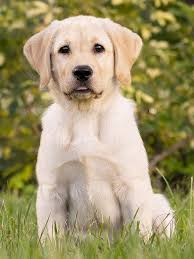
#> input picture udemy_Complete_DL_n_CV_course/imgs/dog.jpg, 194 x 259 px
$ jupyter execute Geometrical_Transformations.ipynb
#> lines starting #> are read from the running program, lines starting #| are printed output that depends on the picture
## Geometrical Transformations
### Scaling

[cell 1]
import cv2
#cv2.__version__
import matplotlib.pyplot as plt
import os
import numpy as np
cwd = os.getcwd()
img = cv2.imread(cwd + "/imgs/dog.jpg")
#> img is the input picture: shape (259, 194, 3); mean B, G, R 109, 150, 160.6
# specify a 0 as a second argument for importing it in grey scale
# default set to 1

[cell 2]
def loadDog():
    return cv2.imread(cwd + "/imgs/dog.jpg")

[cell 3]
#img = reloadDog()
scaledDog = cv2.resize(img, (50,50)) # resizes to these dimensions
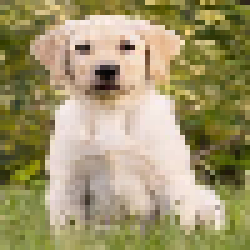
#> scaledDog: shape (50, 50, 3) (shown 5 times larger); mean B, G, R 108.9, 149.9, 160.4
# RESIZE used in DL for reducing the computational power
plt.imshow(scaledDog)

### Translation

[cell 4]
img = loadDog()
rows, cols, channel = img.shape
#> rows = 259; cols = 194; channel = 3
M = np.float32([[1,0,100],[0,1,50]])
translate_image = cv2.warpAffine(img, M, (cols, rows))
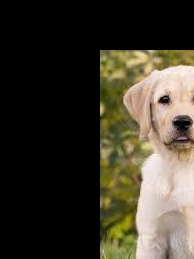
#> translate_image: shape (259, 194, 3); mean B, G, R 44.2, 57.8, 63.1
plt.imshow(translate_image)

### Rotate

[cell 5]
M = cv2.getRotationMatrix2D((cols/2, rows/2), 56, 1) #center of rotation
rotatedImage = cv2.warpAffine(img, M, (cols, rows))
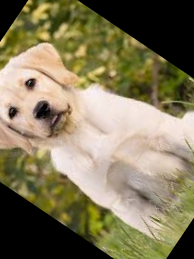
#> rotatedImage: shape (259, 194, 3); mean B, G, R 91, 120.8, 130.5
plt.imshow(rotatedImage)

### Flip

[cell 6]
flippedImage = cv2.flip(img, 1)
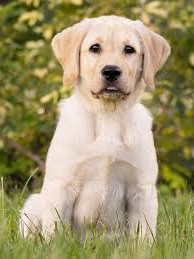
#> flippedImage: shape (259, 194, 3); mean B, G, R 109, 150, 160.6
plt.imshow(flippedImage)

## Affine vs. Perspective Transformations
### Affine transformations: parallel lines remmain parallel. As opposed to perspective transformations

[cell 7]
# AFFINE
rows, cols, channel = img.shape

# 3 POINTS
pts1 = np.float32([[50,50], [200,50], [50,200]]) # Starting points
pts2 = np.float32([[50,90], [150,100], [100,220]]) # Ending points

M = cv2.getAffineTransform(pts1, pts2)

affineTFImage = cv2.warpAffine(img, M, (cols, rows))
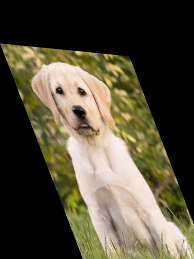
#> affineTFImage: shape (259, 194, 3); mean B, G, R 57.3, 77.1, 83.2

plt.imshow(affineTFImage)

[cell 8]
# PERSPECTIVE
pts1 = np.float32([[400,400], [268,52], [28,387], [300,300]])
pts2 = np.float32([[0,0], [600,150], [0,1000], [1000,1000]])

M = cv2.getPerspectiveTransform(pts1, pts2)

perspectiveTFImage = cv2.warpPerspective(img, M, (500, 650))
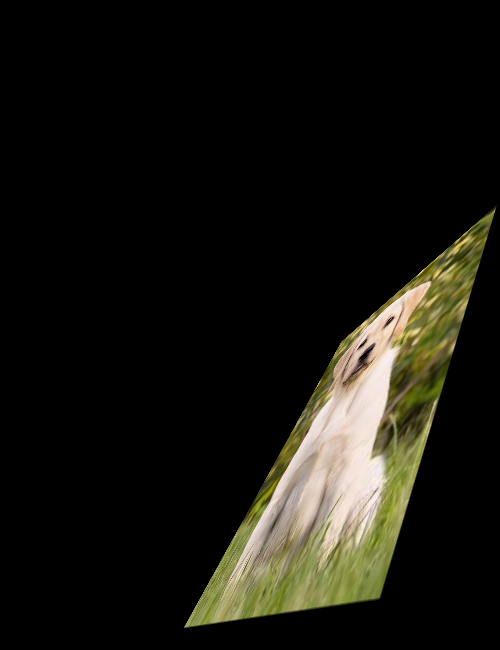
#> perspectiveTFImage: shape (650, 500, 3); mean B, G, R 15.9, 22.5, 23.5

plt.imshow(perspectiveTFImage)
